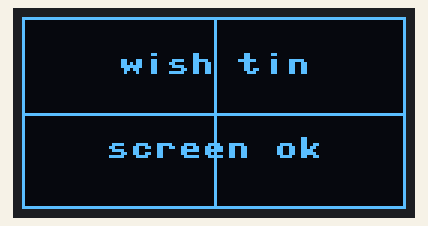
Simulated run of this program. Board: ESP32 board running MicroPython. Parts: 128×64 one-colour display. Library files of the repository ran but are not shown: ssd1306.py; what the program prints to the serial console is not drawn. At 3.3 s the program stops and its outputs stay as they are.

Above: at 0.1 s.

The program:

01_screen_test.py
```python
# Step 1: is the OLED wired correctly?
# Wire only these four before running:
#   OLED VCC -> 3V3   OLED GND -> GND   OLED SDA -> D4   OLED SCL -> D5
from machine import Pin, I2C, SoftI2C
import time

SDA, SCL = 5, 6          # XIAO ESP32S3 D4 / D5

try:
    i2c = I2C(0, sda=Pin(SDA), scl=Pin(SCL), freq=400000)
except Exception:
    i2c = SoftI2C(sda=Pin(SDA), scl=Pin(SCL), freq=400000)

found = i2c.scan()
print("I2C scan:", [hex(a) for a in found])

if not found:
    print()
    print("Nothing on the bus. In order of likelihood:")
    print("  1. SDA and SCL are swapped  (this is usually it)")
    print("  2. VCC is on 5V instead of 3V3, or not connected")
    print("  3. a jumper isn't seated -- wiggle each one")
    raise SystemExit

from ssd1306 import SSD1306_I2C

oled = SSD1306_I2C(128, 64, i2c, addr=found[0])

# border + crosshair: shows you every edge pixel is reachable
oled.fill(0)
oled.rect(0, 0, 128, 64, 1)
oled.hline(0, 32, 128, 1)
oled.vline(64, 0, 64, 1)
oled.text("wish tin", 32, 12, 1)
oled.text("screen ok", 28, 40, 1)
oled.show()
print("drew a test pattern -- you should see a border, a cross, and two words")

time.sleep(2)
for c in range(255, -1, -5):     # prove the hardware contrast fade works
    oled.contrast(c)
    time.sleep_ms(12)
for c in range(0, 256, 5):
    oled.contrast(c)
    time.sleep_ms(12)
print("fade ok -- this is what Act I and Act III use")
```
